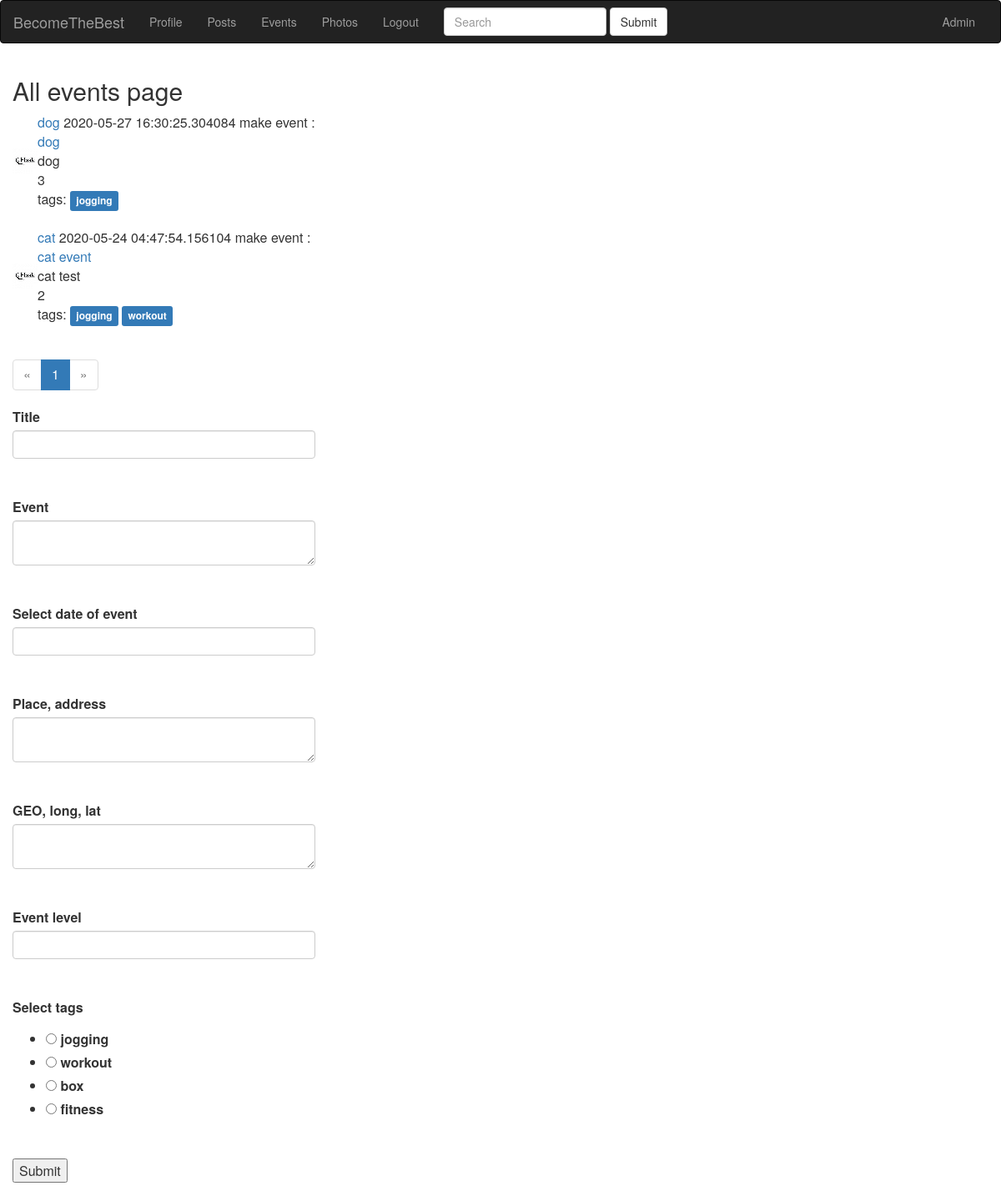
The page /event/ (signed in) on the database as committed earlier.
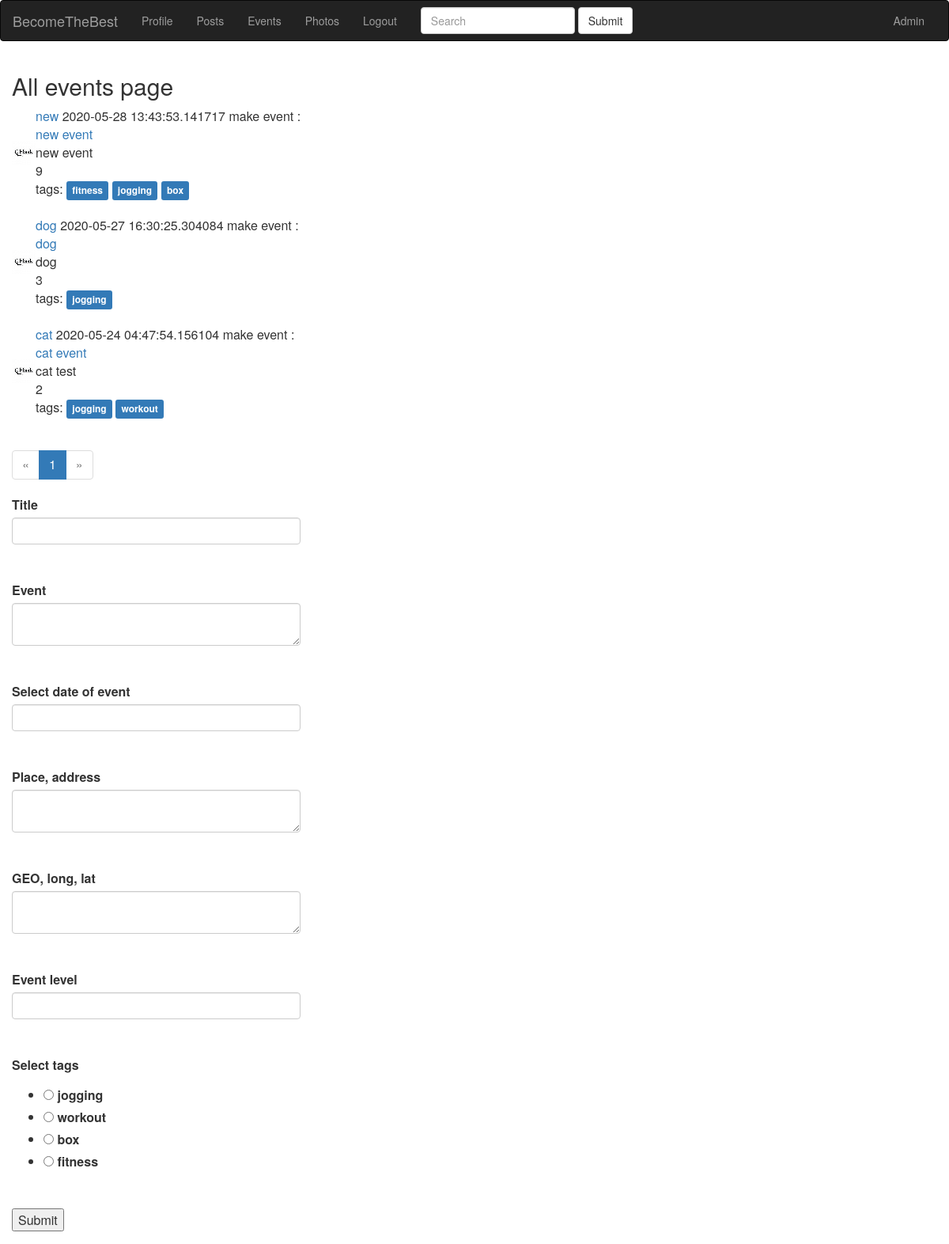
The same page on the database as committed later.
### app/models.py (models this page shows, shortened)
class Event(db.Model):
    id = db.Column(db.Integer, primary_key=True)
    event_title = db.Column(db.String(140))
    event_body = db.Column(db.Text)
    slug = db.Column(db.String(140), unique=True)
    created = db.Column(db.DateTime, index=True, default=datetime.utcnow)
    event_time = db.Column(db.DateTime)
    event_place = db.Column(db.Text)
    event_geo = db.Column(db.Text)
    event_starter = db.Column(db.Integer, db.ForeignKey('user.id'))
    event_crew = db.Column(db.Text)
    event_level = db.Column(db.Integer)
    tags = db.relationship(
        'Tag', secondary=event_tags, backref=db.backref('events_tags', lazy='dynamic'))

class User(UserMixin, db.Model):
    id = db.Column(db.Integer, primary_key=True)
    email = db.Column(db.String(120), index=True, unique=True)
    username = db.Column(db.String(64), index=True, unique=True)
    password_hash = db.Column(db.String(255))
    date = db.Column(db.DateTime, index=True, default=datetime.utcnow)
    timestamp = db.Column(db.String(128), default=int(time()))
    city = db.Column(db.String(128))
    about_me = db.Column(db.String(140))
    last_seen = db.Column(db.DateTime, default=datetime.utcnow)
    active = db.Column(db.Boolean)
    mentor = db.Column(db.Boolean, default=False)
    level = db.Column(db.Integer, default=0)
    tags = db.relationship(
        'Tag', secondary=user_tags, backref=db.backref('users_tags', lazy='dynamic'))
    roles = db.relationship(
        'Role', secondary=roles_users, backref=db.backref('users_roles', lazy='dynamic'))
    posts = db.relationship('Post', backref='author', lazy='dynamic')
    events = db.relationship('Event', backref='event_author', lazy='dynamic')
    photos = db.relationship('Photo', backref='photo_author', lazy='dynamic')
    def avatar(self):
        return 'user_data/{}/avatar/avatar.png'.format(self.username + self.timestamp)
    followed = db.relationship(
        'User', secondary=followers,
        primaryjoin=(followers.c.follower_id == id),
        secondaryjoin=(followers.c.followed_id == id),
        backref=db.backref('followers', lazy='dynamic'), lazy='dynamic')

class Tag(db.Model):
    id = db.Column(db.Integer, primary_key=True)
    name = db.Column(db.String(100), unique=True)
    slug = db.Column(db.String(100))

### app/blueprints/events/blueprint.py (the view, shortened to what this page needs)
@events.route('/', methods=['GET', 'POST'])
@login_required
def index():
    form = EventForm()
    q = request.args.get('q')
    page = request.args.get('page')
    page = request.args.get('page', 1, type=int)
    if q:
        events = Event.query.filter(Event.event_title.contains(q) | Event.event_body.contains(q).all())
    else:
        events = Event.query.order_by(Event.created.desc())
    pages = events.paginate(page=page, per_page=app.config['POSTS_PER_PAGE'])
    return render_template('events/index.html', form=form, pages=pages)

### app/blueprints/events/forms.py
class EventForm(FlaskForm):
    event_title = StringField('Title', validators=[DataRequired()])
    event_body = TextAreaField('Event', validators=[DataRequired()])
    event_time = DateTimeField(
        'Select date of event', format='%Y-%m-%d %H:%M:%S')#, validators=[DataRequired()])
    event_place = TextAreaField('Place, address', validators=[DataRequired()])
    event_geo = TextAreaField('GEO, long, lat', validators=[DataRequired()])
    event_level = StringField('Event level', validators=[DataRequired()])
    tags = RadioField(
        'Select tags', choices=tag_choices)
    submit = SubmitField('Submit')

### app/models.py (called while the page is built)
@login.user_loader
def load_user(id):
    return User.query.get(int(id))

### app/view.py (called while the page is built)
@app.before_request
def before_request():
    if current_user.is_authenticated:
        current_user.last_seen = datetime.utcnow()
        db.session.commit()

### app/blueprints/events/templates/events/index.html (shortened to what this page needs)
{% extends 'base.html' %} {% block title %} Blueprint event title {% endblock %} {% block content_title %} All events page {% endblock %} {% block content %} {% for event in pages.items %}
<div class="main-content">
    <table>
        <tr>
            <td><img src="{{ url_for('static', filename=event.event_author.avatar()) }}" width="30" height="30" alt="avatar"></td>
            <td><a href="{{ url_for('user', username=event.event_author.username) }}">
                {{ event.event_author.username }}</a> {{ event.created }} make event :
                <br>
                <a href="{{ url_for('events.event_detail', slug=event.slug) }}">{{ event.event_title }}</a>
                <br> {{ event.event_body }}
                <br> {{ event.event_level }}
                <div class="tags">
                    tags: {% for tag in event.tags %}
                    <a href="{{ url_for('events.tag_detail', slug=tag.slug) }}">
                        <span class="label label-primary">{{ tag.name }}</span></a> {% endfor %}
                </div>
            </td>
        </tr>
    </table>
</div>
<br> {% endfor %}
<nav>
    <ul class="pagination">
        <li {% if not pages.has_prev %} class="disabled" {% endif %}>
            <a href="./?page={{ pages.prev_num }}" aria-label="Previous">
                <span aria-hidden="true">&laquo;</span></a>
        </li>
        {% for page in pages.iter_pages() %}
        <li {% if page==pages.page %} class="active" {% endif %}><a href="./?page={{ page }}">{{page}} <span class="sr-only">(current)</span></a></li>
        {% endfor %}
        <li {% if not pages.has_next %} class="disabled" {% endif %}>
            <a href="./?page={{ pages.next_num }}" aria-label="Next">
                <span aria-hidden="true">&raquo;</span></a>
        </li>
    </ul>
</nav>
<div>
    {% if form %}
    <form action="" method="post">
        <p>
            {{ form.event_title.label(class='control-label') }}<br> {{ form.event_title(class='form-control') }}<br>
            <br> {{ form.event_body.label(class='control-label') }}<br> {{ form.event_body(class='form-control') }}<br>
            <br> {{ form.event_time.label(class='control-label') }}<br> {{ form.event_time(class='form-control') }}<br>
            <br> {{ form.event_place.label(class='control-label') }} {{ form.event_place(class='form-control') }}<br>
            <br> {{ form.event_geo.label(class='control-label') }}<br> {{ form.event_geo(class='form-control') }}<br>
            <br> {{ form.event_level.label(class='control-label') }}<br> {{ form.event_level(class='form-control') }}<br>
            <br> {{ form.tags.label(class='control-label') }}<br> {{ form.tags() }}<br>
        </p>
        <p>{{ form.submit() }}</p>
    </form>
    {% endif %}
</div>
{% endblock %}

Rows that differ between the two databases and show on the page:
added Event: timestamp (placeholder picture), event_author.username "new", created "2020-05-28 13:43:53.141717", event_title "new event", event_body "new event", event_level "9", Tag (name "jogging")
now on this page (row unchanged): Tag: name "fitness", shown under "new"
now on this page (row unchanged): Tag: name "box", shown under "new"
